Frame 1 (no input): blank canvas, image omitted
Frame 60 (the mouse pressed at the canvas centre just before this capture): blank canvas, image omitted
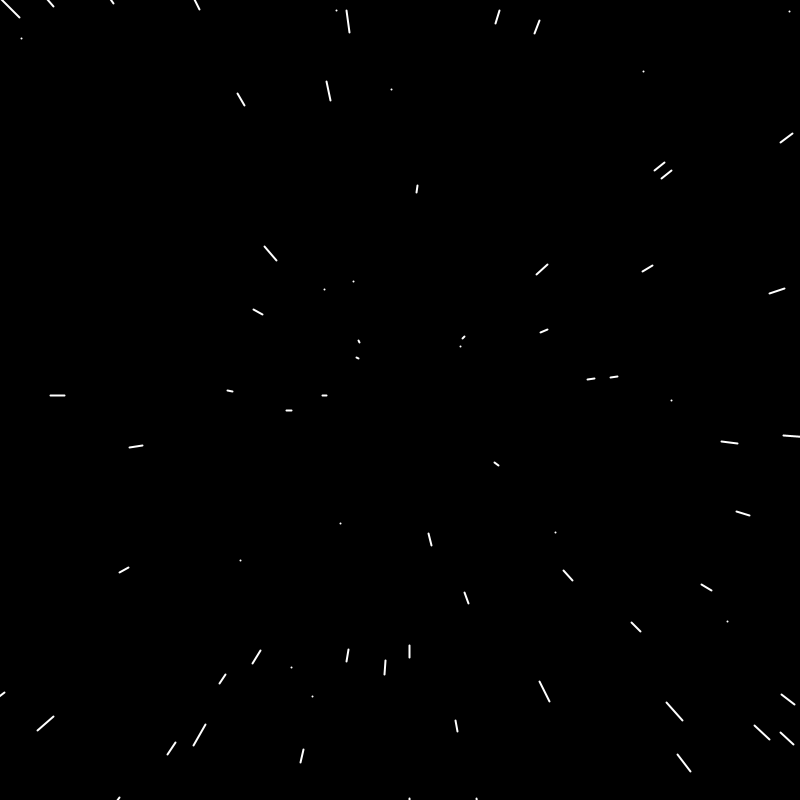
Frame 120 (the mouse held since frame 60 and released just before this capture)

The Processing sketch whose frames 1 and 60 were blank and that drew this single picture after the mouse press (run headless with seeded random() and noise(); from frame 60 on, the mouse is pressed at the canvas centre):

// Processing sketch: Starfield
// ── Starfield.pde
// Coding Train
// Coding Challenge 1 - Starfield
// https://www.youtube.com/watch?v=17WoOqgXsRM&list=PLRqwX-V7Uu6ZiZxtDDRCi6uhfTH4FilpH&index=1


Star[] stars = new Star[800];

float speed;

void setup(){
  size(800, 800);
  for (int i = 0; i < stars.length; i++){
    stars[i] = new Star();
  }
}

void draw(){
  speed = map(mouseX, 0, width, 0, 50);
  background(0);
  translate(width/2, height/2);
  for (int i = 0; i < stars.length; i++){
    stars[i].update();
    stars[i].show();
  }
}
// ── Star.pde


class Star {
  float x;
  float y;
  float z;
  
  float pz;
  
  Star(){
    x = random(-width, width);
    y = random(-height, height);
    z = random(width);
  }

  void update(){
    z = z - speed;
    if (z < 1){ 
      x = random(-width, width);
      y = random(-height, height);
      z = width;
      pz = z;
    }
  }
  
  void show(){
    fill(255);
    noStroke();
    
    float sx = map(x / z, 0, 1, 0, width);
    float sy = map(y / z, 0, 1, 0, height);
    
    float r = map(z, 0, width, 16, 0);
    
    //ellipse(sx, sy, r, r);
    
    float px = map(x / pz, 0, 1, 0, width);
    float py = map(y / pz, 0, 1, 0, height); 
    
    pz = z;
    stroke (255);
    strokeWeight(2);
    line(px, py, sx, sy);
  }
}
